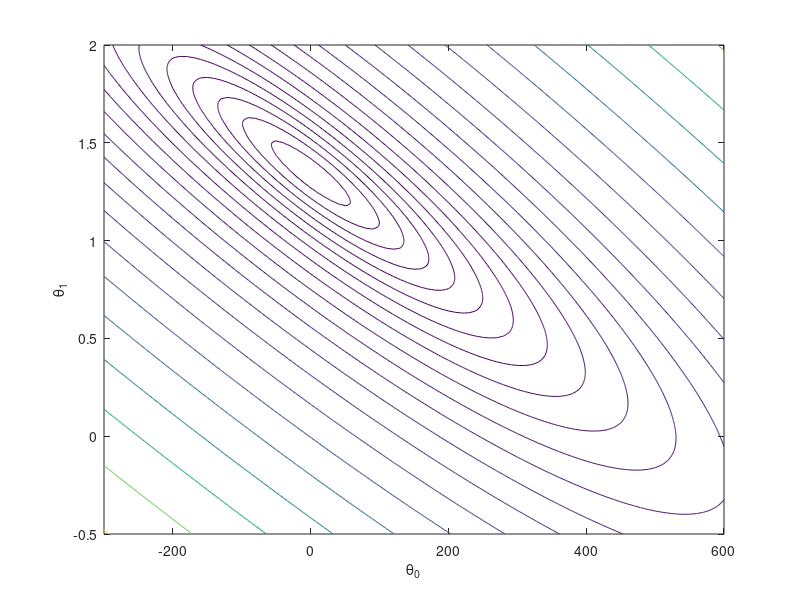

MATLAB code for this plot: (Note: this script raises an error after producing the figure.)
#!/usr/bin/octave-cli --persist

## (C) 2021 Pablo Alvarado
## EL5857 Aprendizaje Automático
## Escuela de Ingeniería Electrónica
## Tecnológico de Costa Rica

## --------------------------------------------------------------------
## Interactive mode, showing the contours and the corresponding LR line
##
## Implementation of J for the particular 1D case
## --------------------------------------------------------------------

## Data stored each sample in a row, where the last row is the label
D=load("escazu.dat");

## Rescue for now just the area and price columns
A=[D(:,1) D(:,4)];

## Objective function of the parameters theta, requires also the data A
## First create a matrix without the square, where the j-column has
## theta_0 + theta_1*x_1^(j)-y^(j).  Then, square all elements of that matrix
## and finally add up all elements in each row
function res=J(theta,A)
  res=0.5*sum((theta(:,1)*ones(1,rows(A)) +
               theta(:,2)*A(:,1)' -
               ones(rows(theta),1)*A(:,2)').^2,2);
endfunction;

th0=-300:10:600;
th1=-0.5:0.005:2;

[tt0,tt1] = meshgrid(th0,th1);

theta=[tt0(:) tt1(:)];
jj=reshape(J(theta,A),size(tt0));

## plot the contours in 2D

figure(1,"name","Curvas de nivel");
hold off;

levels= 4.11e+4*(1.3.^[-3:1:20]);

figure(1);
hold off;

contour(tt0,tt1,jj,levels);
xlabel('{\theta_0}');
ylabel('{\theta_1}');

while(1)
  hold on;
 
  printf("Haga click en contornos para ver línea correspondiente\n");
  fflush(stdout);

  figure(1);
  [x,y,buttons] = ginput(1);
  t=[x,y];

  hold off;
  
  contour(tt0,tt1,jj,levels);
  
  xlabel('{\theta_0}');
  ylabel('{\theta_1}');

  hold on;
  printf("  Error @ J(%g,%g)=%g\n",x,y,J(t,A));

  fflush(stdout);

  plot([x],[y],"*r");

  figure(2,"name","Regresión lineal");
  hold off;
  plot(A(:,1),A(:,2),"*b");
  hold on;
  xx=80:100:620;
  yy=x+y*xx;
  plot(xx,yy,'k',"linewidth",3);

  axis([80,620,180,820]);
endwhile;


